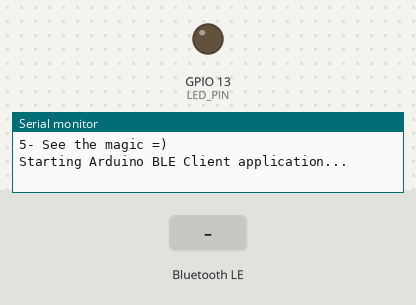
Simulated run of this sketch. Board: ESP32. On the bench: output pins drawn as LEDs (lit = HIGH), the last lines printed to the serial monitor. The test bench sets the inputs (shaded band). Nothing arrives over Bluetooth unless stated; a phone connects over Bluetooth LE 3 s after start.

Above: at 1.2 s.
1.3 s: Bluetooth LE write "LED ON" received
At 1.9 s:
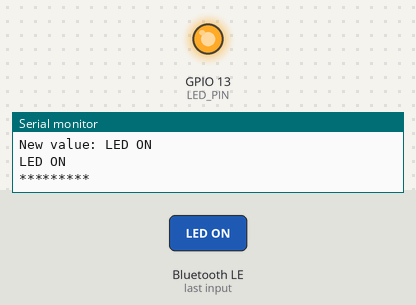
2.8 s: Bluetooth LE write "LED OFF" received
At 4.3 s:
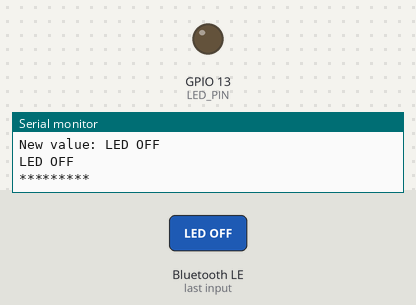
Timing chart, 0 to 5.8 s (numbered marks = the images above; inputs shaded):
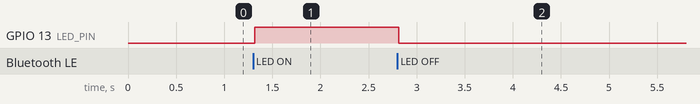

Measured:
- after the input at 1.3 s, GPIO 13 (LED_PIN): LOW → HIGH at once
- after the input at 2.8 s, GPIO 13 (LED_PIN): HIGH → LOW at once

The sketch:

BluetoothLEDTest.ino
```cpp
#include <BLEDevice.h>
#include <BLEUtils.h>
#include <BLEServer.h>
#include <string.h>

// The remote service we wish to connect to.
#define SERVER_UUID"eb33a17e-6bc4-11ee-b962-0242ac120002"
// The characteristic of the remote service we are interested in.
#define CHARACTERISTIC_UUID "fbc92da6-6bc4-11ee-b962-0242ac120002"
#define LED_PIN 13

class MyCallbacks: public BLECharacteristicCallbacks {
  void onWrite(BLECharacteristic *pCharacteristic) {
    std::string value = pCharacteristic->getValue();
    if (value.length() > 0) {
      Serial.println("*********");
      Serial.print("New value: ");
      char buf[11] = {0, };
      for (int i = 0; i < value.length(); i++)
      {
        Serial.print(value[i]);
        if(i < 10)
          buf[i] = value[i];
      }
      Serial.println();


      if(strcmp(buf, "LED ON") == 0)
      {
        Serial.println("LED ON");
        digitalWrite(LED_PIN, HIGH);
      }
      else if(strcmp(buf, "LED OFF") == 0)
      {
        Serial.println("LED OFF");
        digitalWrite(LED_PIN, LOW);
      }
      else
      {
        Serial.println("invalid command");
      }
      Serial.println("*********");
    }
  }
};

void setup() {
  Serial.begin(115200);
  Serial.println("1- Download and install an BLE scanner app in your phone");
  Serial.println("2- Scan for BLE devices in the app");
  Serial.println("3- Connect to MyESP32");
  Serial.println("4- Go to CUSTOM CHARACTERISTIC in CUSTOM SERVICE and write something");
  Serial.println("5- See the magic =)");
  Serial.println("Starting Arduino BLE Client application...");

  BLEDevice::init("MyESP32_6");
  BLEServer *pServer = BLEDevice::createServer();
  BLEService *pService = pServer->createService(SERVER_UUID);
  BLECharacteristic *pCharacteristic = pService->createCharacteristic(
                                         CHARACTERISTIC_UUID,
                                         BLECharacteristic::PROPERTY_READ |
                                         BLECharacteristic::PROPERTY_WRITE
                                       );

  pCharacteristic->setCallbacks(new MyCallbacks());
  pCharacteristic->setValue("Hello World");
  pService->start();
  BLEAdvertising *pAdvertising = pServer->getAdvertising();
  pAdvertising->start();

  pinMode(LED_PIN, OUTPUT);
  digitalWrite(LED_PIN, LOW);
}

void loop() {
  // put your main code here, to run repeatedly:

}
```
